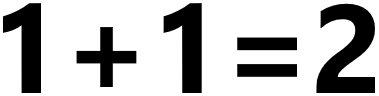
#> input picture database/equation/math_equation_0.png, 379 x 96 px; its folder holds only this picture in this run
$ python generate_math_fantasy.py
#> lines starting #> are read from the running program, lines starting #| are printed output that depends on the picture; after the words box and inside, x2 and y2 are one past the last pixel; in counts of white or black regions, pixels touching at a corner belong together
### utils/gif_tools.py
import numpy as np
import cv2
import os
from PIL import Image
from PIL import ImageSequence


class GifTools:
    @staticmethod
    def generate_frame(img_shape, frame, gif_sec, background=(0, 0, 0)):
        """
        生成gif圖像的單張圖片，指定圖像尺寸大小、幀數、秒數
        :param img_shape: 欲生成的圖像大小
        :param frame: 幀數
        :param gif_sec: 秒數
        :param background: 背景顏色
        :return: 單張圖片清單
        """
#> called with img_shape = (1000, 1000, 3), frame = 60, gif_sec = 3, background = (255, 255, 255)
        # frame*sec等於gif圖所需的所有張數，後許可使用1 sec. N frame來讀取
        gif_list = []
        for i in range(frame * gif_sec):  # 生成所有幀
            mask = np.full(img_shape, background, dtype=np.uint8)  # 生成蒙版
            gif_list.append(mask)
        return gif_list

    @staticmethod
    def show_gif(gif_list, frame_rate=30):
        """
        讀取cv2連續圖片清單，並展示gif圖像，按空白鍵關閉視窗
        :param gif_list:cv2連續圖片清單
        :param frame_rate:幀數，每秒顯示多少張圖片，預設為30幀
        :return: None
        """
        # 將幀數換算成每張圖像間隔時間，公式 = 1秒//幀數 = 1000毫秒//幀數
        interval_sec = 1000 // frame_rate
        loop = True  # 設定 loop 為 True
        while loop:
            for i in gif_list:
                cv2.imshow('show gif press blank key leave windows', i)  # 不斷讀取並顯示串列中的圖片內容
                if cv2.waitKey(interval_sec) == ord(" "):
                    loop = False  # 停止時同時也將 while 迴圈停止
                    break
        cv2.destroyAllWindows()

    # [48 lines left out: functions cv2_img_list_save_gif, read_and_show_gif, not called in this run]

### utils/move_text_by_vector.py
import random
import cv2


class MoveTextByVector:
    @staticmethod
    def vector_setting(frame, start_point=(0, 0), vector=(1, 2), paste_img=(0, 0, 0),
                       bounce_setting=False, random_factor=False):
        """
        設定物件移動向量，函數內部可以設定是否要再變換方向時添加隨機向量!
        :param frame: 圖片尺寸大小(用於計算邊界相關處理)
        :param start_point: 物件每幀起始點
        :param vector: 移動向量
        :param paste_img:欲貼上的圖片(需與bounce_setting連動)
        :param bounce_setting:設定物件是否反彈(只看左上座標，不看貼圖邊界)
        :param random_factor: 隨機向量因子；碰到四邊界時向量反轉，並在沒有反轉的向量添加隨機因子(讓每次碰撞時可能不是全反彈)
        :return: 新的座標以及向量
        """
        # 解析變數
        # frame_height, frame_width, frame_channel = frame.shape
        start_x, start_y = start_point
        vector_x, vector_y = vector

        new_start_x = start_x + vector_x  # x座標+x向量=x新座標
        new_start_y = start_y + vector_y  # y座標+y向量=y新座標
        location = (new_start_x, new_start_y)
        if bounce_setting:
            # 回傳新向量，若物件的座標超出框線將其向量反轉，若不執行下面的操作，物件會直接飛出邊界(不同的效果)
            new_vector = MoveTextByVector.bounce_setting(frame, paste_img, location, vector, random_factor=random_factor)
            return location, new_vector
        else:
            return location, vector

    # [64 lines left out: functions bounce_setting, color_setting, not called in this run]

    @staticmethod
    def draw_img_in_frame(frame, location, vector, img, init_size=0.1, resize_refresh=0):
        """
        集成的物件，輸出的GIF圖像大小，每次更新的座標，固定向量，底圖，欲貼上的圖
        :param frame: 底圖
        :param location: 每次更新的座標
        :param vector: 固定向量
        :param img: 欲貼上的圖
        :param init_size: 貼圖初始大小
        :param resize_refresh: 更新resize大小的參數
        :return: frame更新後的底圖 location更新後的座標
        """
        location, vector = MoveTextByVector.vector_setting(frame, start_point=location, vector=vector)
        whether_to_draw = MoveTextByVector.according_location_decide_draw(frame, img, location)
        if whether_to_draw:
            img_resize = cv2.resize(img, dsize=None, fx=init_size + resize_refresh, fy=init_size + resize_refresh)
            frame = MoveTextByVector.img_moving(frame, img_resize, location)
        return frame, location

    @staticmethod
    def img_moving(frame, img, location):
        """
        繪製位移縮放過後的圖像在frame上
        :param frame:底圖
        :param img: 欲貼上的圖片
        :param location: 貼在底圖的左上座標
        :return:frame 貼完圖的結果
        """
        # frame_height, frame_width, frame_channel = frame.shape
        height, width, channel = img.shape
        img_loc_x_start, img_loc_y_start = location

        img_loc_x_end = img_loc_x_start + width
        img_loc_y_end = img_loc_y_start + height

        left_up_pint = (img_loc_x_start, img_loc_y_start)  # 繪製於底圖的左上座標
        right_down_point = (img_loc_x_end, img_loc_y_end)  # 繪製於底圖的右下座標
        # 回傳檢測是否超出框線並將貼圖繪製於frame上
        frame = MoveTextByVector.detect_frame_line(frame, img, left_up_pint, right_down_point)
        return frame

    @staticmethod
    def according_location_decide_draw(frame, img, location):
        """
        根據左上角座標和右下角座標決定是否貼圖在frame上 (避免不必要的運算，因為少了檢測會讓後續沒有意義的貼圖繼續計算)
        核心概念為；判斷左上座標是否超出右和下邊界，判斷右下座標是否超出左和上邊界。超出代表貼圖範圍完全超出底圖範圍了，後續沒有計算的意義
        :param frame:底圖
        :param img: 欲貼上的圖片
        :param location: 貼在底圖的左上座
        :return: True or False
        """
        frame_height, frame_width, frame_channel = frame.shape
        height, width, channel = img.shape
        img_loc_x_start, img_loc_y_start = location

        img_loc_x_end = img_loc_x_start + width
        img_loc_y_end = img_loc_y_start + height

        whether_to_draw = True
        if img_loc_x_start > frame_width:  # 判斷左上座標是否超出右和下邊界
            whether_to_draw = False
        elif img_loc_y_start > frame_height:
            whether_to_draw = False
        elif img_loc_x_end < 0:  # 判斷右下座標是否超出左和上邊界
            whether_to_draw = False
        elif img_loc_y_end < 0:
            whether_to_draw = False
        return whether_to_draw

    @staticmethod
    def detect_frame_line(frame, img, left_up_pint, right_down_point):
        """
        判斷圖像是否超出框線外
        :param frame:原始圖像
        :param img:欲貼上的圖片
        :param left_up_pint:要貼在frame上的左上座標
        :param right_down_point:要貼在frame上的右下座標
        :return:frame 貼完圖的結果
        """
        frame_height, frame_width, frame_channel = frame.shape
        height, width, channel = img.shape
        (img_loc_x_start, img_loc_y_start) = left_up_pint  # 底圖上繪製的左上座標
        (img_loc_x_end, img_loc_y_end) = right_down_point  # 底圖上繪製的右下座標

        img_x_start = 0  # 圖片是否裁切的左下x座標
        img_y_start = 0  # 圖片是否裁切的左下y座標
        img_x_end = width  # 圖片是否裁切的右下x座標
        img_y_end = height  # 圖片是否裁切的右下y座標

        if img_loc_x_start < 0:  # 向左移動超過邊界後start歸零
            img_x_start = -img_loc_x_start
            img_loc_x_start = 0
        if img_loc_y_start < 0:
            img_y_start = -img_loc_y_start
            img_loc_y_start = 0
        if img_loc_x_end < 0:  # 向左移動超過邊界後end也要歸零
            img_x_end = -img_loc_x_end
            img_loc_x_end = 0
        if img_loc_y_end < 0:
            img_y_end = -img_loc_y_end
            img_loc_y_end = 0

        if img_loc_x_end > frame_width:  # 向右移動超過邊界後end歸零
            img_x_end = frame_width - img_loc_x_end
            img_loc_x_end = frame_width
        if img_loc_y_end > frame_height:
            img_y_end = frame_height - img_loc_y_end
            img_loc_y_end = frame_height

        # 指定frame上四點座標 = 將貼圖位置四點座標 與(*) frame上四點座標相乘 並乘以255 (等同於將圖片貼到frame上)
        frame[img_loc_y_start:img_loc_y_end, img_loc_x_start:img_loc_x_end] = \
            img[img_y_start:img_y_end, img_x_start:img_x_end] * \
            frame[img_loc_y_start:img_loc_y_end, img_loc_x_start:img_loc_x_end] * 255

        return frame
        # 把繪製在frame上也合併於此了，以下僅供留存，下方為回傳所有座標，太長(回傳貼圖的四點座標和貼在frame上的四點座標)
        # return img_x_start, img_y_start, img_x_end, img_y_end, img_loc_x_start, img_loc_y_start, img_loc_x_end, img_loc_y_end

### utils/generator_data.py
import random


class GenerateRandomParam:
    # [40 lines left out: functions generate_range_random_num, generate_same_range_random_num, rt_random_list, not called in this run]

    @staticmethod
    def rt_random_location_vector(img_shape):
        width, height = img_shape
        # 限制生成的座標在內部小方框內
        width_split = width // 4
        height_split = height // 4
        x = random.randint(width_split*1, width_split*3)
        y = random.randint(height_split*1, height_split*3)
        location = (x, y)
        random_vector_list = [-3, -2, -1, 0, 1, 2, 3]
        vector_x = random.choice(random_vector_list)
        vector_y = random.choice(random_vector_list)
        vector = (vector_x, vector_y)
        return location, vector


# [5 lines that do not run on import are left out]

    # Develop

### core/generate_math_fantasy.py
import cv2
import random
import glob
from utils.gif_tools import GifTools
from utils.move_text_by_vector import MoveTextByVector
from utils.generator_data import GenerateRandomParam


class GenerateMathFantasyGif:
    @staticmethod
    def math_fantasy(img_shape=(1280, 720), gif_sec=3):
        """
        數學幻想(?)；可以調整的變數
        1. 在database/equation資料夾下新增新的圖片
        2. init_size貼圖的初始大小，需與圖像尺寸作連動，調整到較佳的參數
        3. resize_refresh每幀間貼圖的縮放比例
        4. rt_random_location_vector 可以到內部修改向量的清單，改變移動速度(較深層)
        :param img_shape: 輸出的GIF圖像大小
        :param gif_sec:生成GIF的秒數
        :return:
        """
        width, height = img_shape
        gif_img_shape = (height, width, 3)
        gif_list = GifTools.generate_frame(gif_img_shape, frame=60, gif_sec=gif_sec, background=(255, 255, 255))  # 生成gif底圖

        fold_path = r"./database/equation\*.*"  # 提取指定資料夾的圖片  # 主程式要調用時請用這行
        # fold_path = r"../database/equation\*.*"  # 提取指定資料夾的圖片  # generate_math_fantasy要用時調用這行!!!
        equation_img_path = glob.glob(fold_path)
        random.shuffle(equation_img_path)  # 清單混洗
        equation_img_list = []
        location_list = []
        vector_list = []
        # 初始參數設定
        for i in range(len(equation_img_path)):
            # 建議匯入的圖片需要二值化，避免疊圖時產生雜訊
            img = cv2.imread(equation_img_path[i], cv2.IMREAD_COLOR)
#> img is the input picture: shape (96, 379, 3); min 0, max 255, mean 185.8
            _, img = cv2.threshold(img, 127, 255, cv2.THRESH_BINARY)
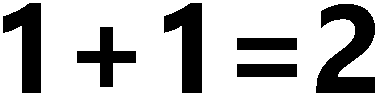
#> img: shape (96, 379, 3); 72.9% white; 6 black regions, box (x1, y1, x2, y2) and area: (316, 4, 375, 93) 2933, (164, 3, 202, 93) 2084, (3, 3, 41, 93) 2015, (77, 27, 136, 87) 1332, (237, 64, 297, 77) 780, (237, 38, 297, 50) 720
            # 生成隨機座標和隨機向量
            location, vector = GenerateRandomParam.rt_random_location_vector(img_shape=img_shape)
            equation_img_list.append(img)
            location_list.append(location)
            vector_list.append(vector)

        new_gif_list = []
        resize_refresh = 0
        for frame in gif_list:  # 在每幀間繪圖
            for i in range(len(equation_img_list)):
                # 圖片清單內 結合隨機座標和向量做繪圖
                frame, location_list[i] = MoveTextByVector.draw_img_in_frame(
                    frame, location_list[i], vector_list[i], equation_img_list[i],
                    init_size=0.1, resize_refresh=resize_refresh)
            resize_refresh += 0.002
            # 黑白顛倒取反色
            _, frame = cv2.threshold(frame, 127, 255, cv2.THRESH_BINARY_INV)
            new_gif_list.append(frame)
#> this loop made 180 passes
#> resize_refresh on passes 1 to 3: 0.002, 0.004, 0.006
#> pass 2, in img_moving (call 2), `frame = MoveTextByVector.detect_frame_line(frame, img, left_up_pint, r..`:
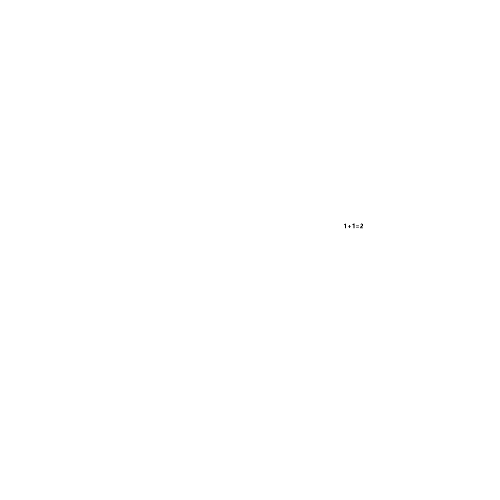
#> frame: shape (1000, 1000, 3) (shown at 1/2 size); min 0, max 255, mean 255
        return new_gif_list


if __name__ == "__main__":
    # Done
    _gif_list = GenerateMathFantasyGif.math_fantasy(img_shape=(1000, 1000))
    GifTools.show_gif(_gif_list, frame_rate=60)
#> the loop in show_gif, `for i in gif_list:` made 3 passes; (key Esc is pressed on pass 1)
#> pass 1, in show_gif, `cv2.imshow('show gif press blank key leave windows', i)`:
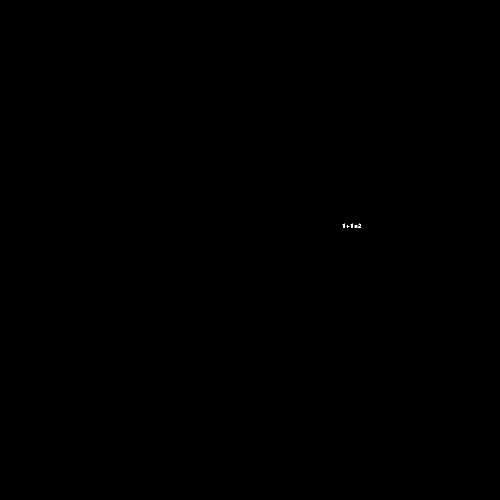
#> window 'show gif press blank key leave': shape (1000, 1000, 3) (shown at 1/2 size); 0.01% white in thin lines or dots, all inside (x1, y1, x2, y2) = (685, 447, 722, 456)

$ run again, on database/equation/math_equation_3.png
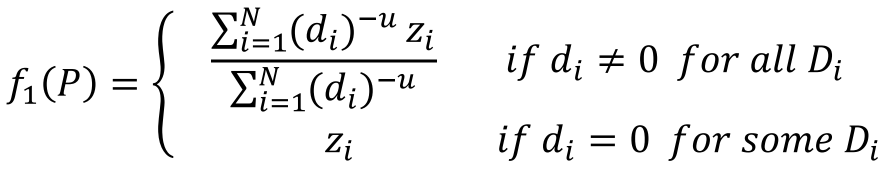
#> input picture database/equation/math_equation_3.png, 1771 x 342 px (shown at 1/2 size)
#> in math_fantasy, img is the input picture: shape (342, 1771, 3); min 0, max 255, mean 240.2
#> in math_fantasy, `_, img = cv2.threshold(img, 127, 255, cv2.THRESH_BINARY)`:
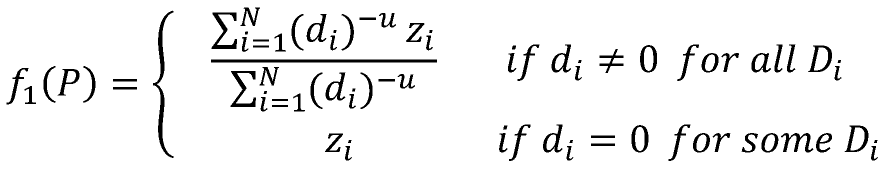
#> img: shape (342, 1771, 3) (shown at 1/2 size); 94.2% white; 79 black regions, largest, box (x1, y1, x2, y2) and area: (422, 119, 874, 125) 2712, (306, 21, 347, 316) 2282, (423, 25, 474, 98) 1269
#> the loop in math_fantasy, `for frame in gif_list:` made 180 passes
#> resize_refresh on passes 1 to 3: 0.002, 0.004, 0.006
#> pass 2, in draw_img_in_frame (call 2), `img_resize = cv2.resize(img, dsize=None, fx=init_size + resize_refresh..`:
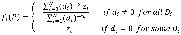
#> img_resize: shape (35, 181, 3); min 0, max 255, mean 239.1
#> the loop in show_gif, `for i in gif_list:` made 3 passes; (key Esc is pressed on pass 1)

$ run again, on database/equation/math_equation_4.png
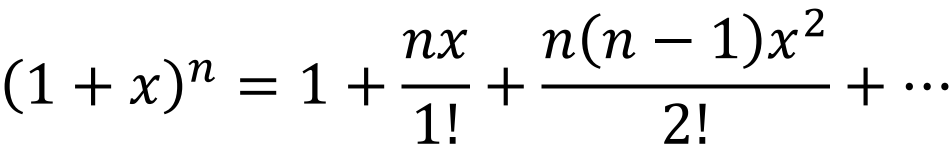
#> input picture database/equation/math_equation_4.png, 1899 x 299 px (shown at 1/2 size)
#> in math_fantasy, img is the input picture: shape (299, 1899, 3); min 0, max 255, mean 240
#> in math_fantasy, `_, img = cv2.threshold(img, 127, 255, cv2.THRESH_BINARY)`:
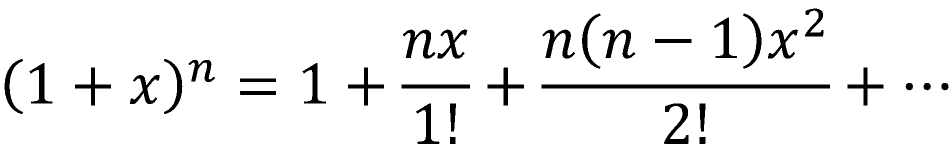
#> img: shape (299, 1899, 3) (shown at 1/2 size); 94.1% white; 33 black regions, largest, box (x1, y1, x2, y2) and area: (1083, 169, 1660, 177) 4616, (1328, 207, 1377, 288) 1482, (1085, 59, 1150, 117) 1391
#> the loop in math_fantasy, `for frame in gif_list:` made 180 passes
#> resize_refresh on passes 1 to 3: 0.002, 0.004, 0.006
#> pass 2, in draw_img_in_frame (call 2), `img_resize = cv2.resize(img, dsize=None, fx=init_size + resize_refresh..`:
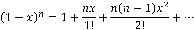
#> img_resize: shape (30, 194, 3); min 0, max 255, mean 239.5
#> the loop in show_gif, `for i in gif_list:` made 3 passes; (key Esc is pressed on pass 1)

$ run again, on database/equation/math_equation_5.png
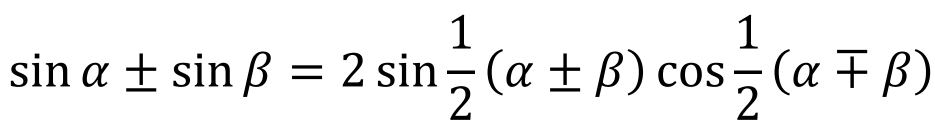
#> input picture database/equation/math_equation_5.png, 1870 x 280 px (shown at 1/2 size)
#> in math_fantasy, img is the input picture: shape (280, 1870, 3); min 0, max 255, mean 240.8
#> in math_fantasy, `_, img = cv2.threshold(img, 127, 255, cv2.THRESH_BINARY)`:
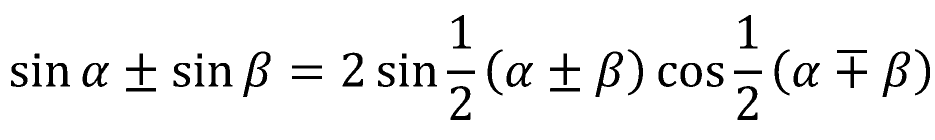
#> img: shape (280, 1870, 3) (shown at 1/2 size); 94.4% white; 40 black regions, largest, box (x1, y1, x2, y2) and area: (1191, 103, 1246, 194) 1432, (1765, 103, 1820, 194) 1427, (486, 103, 541, 194) 1425
#> the loop in math_fantasy, `for frame in gif_list:` made 180 passes
#> resize_refresh on passes 1 to 3: 0.002, 0.004, 0.006
#> pass 2, in draw_img_in_frame (call 2), `img_resize = cv2.resize(img, dsize=None, fx=init_size + resize_refresh..`:
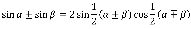
#> img_resize: shape (29, 191, 3); min 0, max 255, mean 239.8
#> the loop in show_gif, `for i in gif_list:` made 3 passes; (key Esc is pressed on pass 1)

$ run again, on database/equation/math_equation_1.png
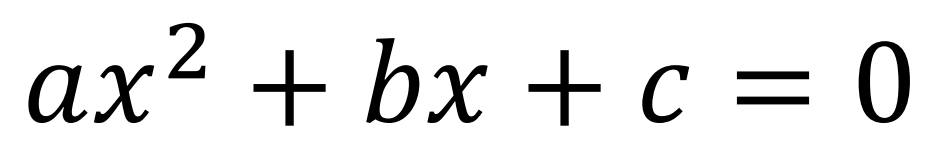
#> input picture database/equation/math_equation_1.png, 940 x 159 px
#> in math_fantasy, img is the input picture: shape (159, 940, 3); min 0, max 255, mean 234.3
#> in math_fantasy, `_, img = cv2.threshold(img, 127, 255, cv2.THRESH_BINARY)`:
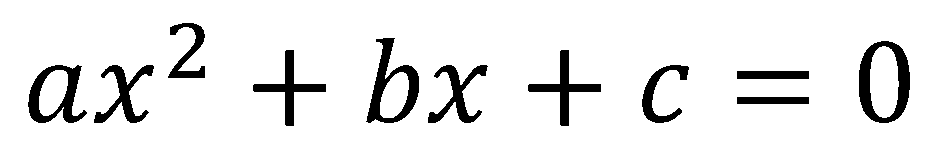
#> img: shape (159, 940, 3); 91.8% white; 11 black regions, largest, box (x1, y1, x2, y2) and area: (859, 41, 910, 123) 1766, (366, 38, 419, 123) 1615, (28, 65, 87, 123) 1409
#> the loop in math_fantasy, `for frame in gif_list:` made 180 passes
#> resize_refresh on passes 1 to 3: 0.002, 0.004, 0.006
#> the loop in show_gif, `for i in gif_list:` made 3 passes; (key Esc is pressed on pass 1)
